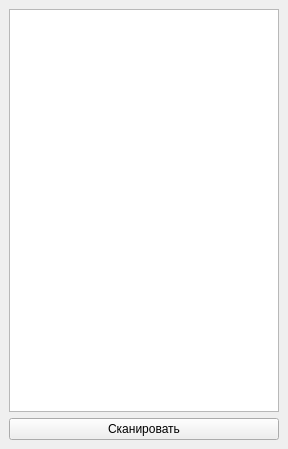
<?xml version="1.0" encoding="UTF-8"?>
<ui version="4.0">
 <class>MainWindow</class>
 <widget class="QMainWindow" name="MainWindow">
  <property name="geometry">
   <rect>
    <x>0</x>
    <y>0</y>
    <width>288</width>
    <height>449</height>
   </rect>
  </property>
  <property name="windowTitle">
   <string>MainWindow</string>
  </property>
  <widget class="QWidget" name="centralwidget">
   <layout class="QVBoxLayout" name="verticalLayout">
    <item>
     <widget class="QPlainTextEdit" name="codesList"/>
    </item>
    <item>
     <widget class="QPushButton" name="scanButton">
      <property name="text">
       <string>Сканировать</string>
      </property>
     </widget>
    </item>
   </layout>
  </widget>
 </widget>
 <resources/>
 <connections/>
</ui>
